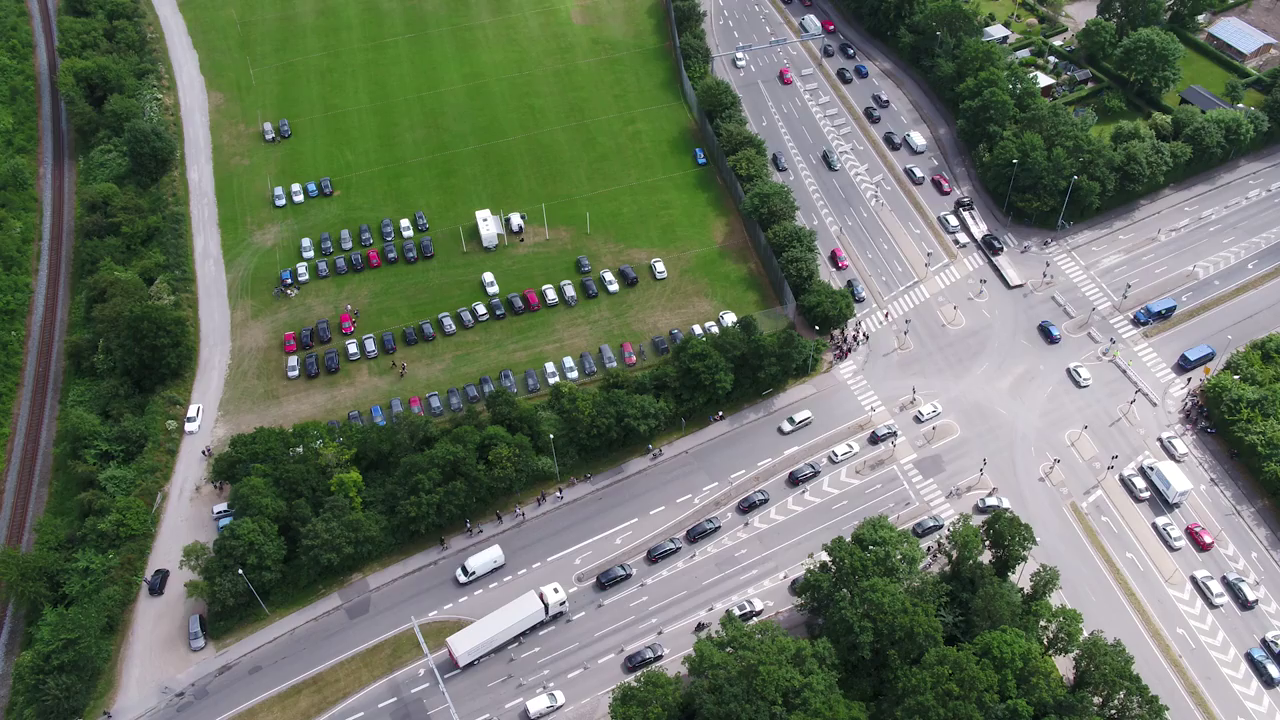
#> input picture BeforeTrans.png, 1280 x 720 px, given in place of intersection.mp4, which was not available
$ jupyter execute --allow-errors opticalFlow_tgj.ipynb   (older library calls are emulated)
#> lines starting #> are read from the running program, lines starting #| are printed output that depends on the picture; pictures that were not available may be replaced by others from this repository, and a replacement may not be noted
### VideoTracker.py
import cv2
import math
import numpy as np
from numpy import matlib
from threading import Thread
from Kalman import Kalman
import sys


class VideoTracker:
    """Class with different functions for tracking objects in videos"""

    def __init__(self, video_path):
        self.videoPath = video_path
        self.video = cv2.VideoCapture(video_path)

        self.clicked = False
        self.blur = 9
        self.kernelSize = 3
        self.it0 = 1
        self.it1 = 5
        self.it2 = 0

        self.tracker_array = []
        self.trackedPoints = []

    # Function that is called whenever the mouse is clicked. Remember to set callback.
    # [12 lines left out: functions on_mouse, rotateImage, not called in this run]

    # Click on four points in a square to make a transformation.
    def click_to_make_transformation(self, window_name, frame_number=0):
        self.video.set(cv2.CAP_PROP_POS_FRAMES, frame_number)

        ret, image = self.video.read()
        cv2.namedWindow(window_name, cv2.WINDOW_NORMAL)
        cv2.setMouseCallback(window_name, self.on_mouse)
        cv2.imshow(window_name, image)
        cv2.waitKey(200)

        counter = 0
        number_of_points = 4
        pts_src = np.empty(shape=[0, 2], dtype=np.int32)
        while counter < number_of_points:
            cv2.waitKey(100)
            if self.clicked:
                pts_src = np.append(pts_src, [[self.mouseX, self.mouseY]], axis=0)
                self.clicked = False
                counter += 1

        edge = 100
        shape = image.shape
        x = shape[1]
        y = shape[0]
        pts_dst = np.array(
            [[0 + edge, 0 + edge], [x - edge, 0 + edge], [x - edge, y - edge], [0 + edge, y - edge]])

        self.h, status = cv2.findHomography(pts_src, pts_dst)

        self.size = (x, y)

    # [6 lines left out: function make_predefined_transformation, not called in this run]

        # [7 lines of commented-out code are left out]

    def nothing(x, y):
        pass

    # Manipulate the parameters using trackbars
    # [49 lines left out: function trackbars, not called in this run]

    # Start thread with trackbars
    def display_trackbars(self, window_name):
        thread = Thread(target=self.trackbars, args=(window_name,))
        thread.start()

    def create_background_subtractor(self, frames, threshold):
        self.backgroundSubtractor = cv2.createBackgroundSubtractorMOG2(frames, threshold, True)

    # Maybe transform after background sub?
    # [144 lines left out: functions subtract_background, run_background_subtractor, to_array_for_optical_flow, blob_detection, draw_blob_detection, run_background_and_blobs and 1 more, not called in this run]

    # Calculate distance between two points.
    def distance_to_point(self, point1, point2):
        return math.sqrt((point1[0]-point2[0])**2 + (point1[1]-point2[1])**2)

    # Check if a point close to 'point' is already being tracked.
    # [370 lines left out: functions is_point_being_tracked, run_tracker, increment_trackers, find_new_trackpoints, create_bbox_with_stats, run_optical_flow and 4 more, not called in this run]

### opticalFlow_tgj.ipynb
[cell 1]
import numpy as np
import cv2
cap = cv2.VideoCapture('intersection.mp4')
# params for ShiTomasi corner detection
feature_params = dict( maxCorners = 100,
                       qualityLevel = 0.3,
                       minDistance = 7,
                       blockSize = 7 )
# Parameters for lucas kanade optical flow
lk_params = dict( winSize  = (15,15),
                  maxLevel = 2,
                  criteria = (cv2.TERM_CRITERIA_EPS | cv2.TERM_CRITERIA_COUNT, 10, 0.03))
# Create some random colors
color = np.random.randint(0,255,(100,3))
# Take first frame and find corners in it
ret, old_frame = cap.read()
#> old_frame is the input picture: shape (720, 1280, 3); mean B, G, R 98.8, 115.6, 105.5
old_gray = cv2.cvtColor(old_frame, cv2.COLOR_BGR2GRAY)
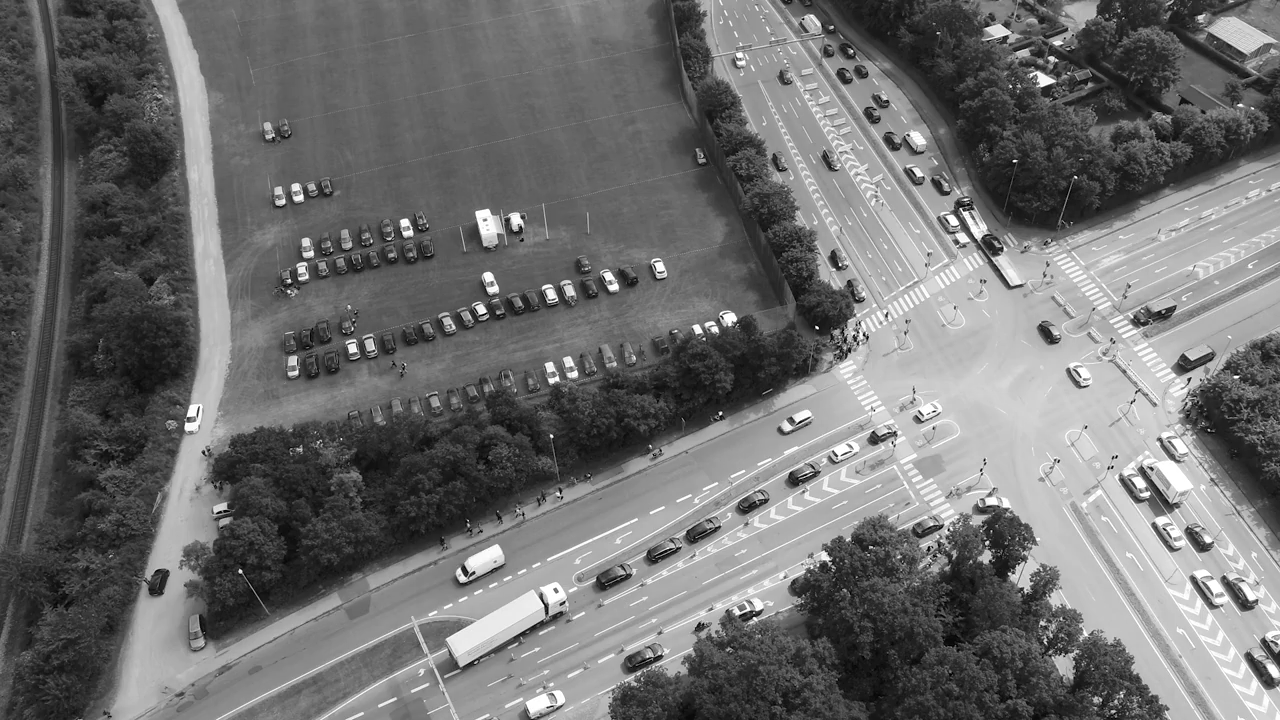
#> old_gray: shape (720, 1280); min 0, max 255, mean 110.7
p0 = cv2.goodFeaturesToTrack(old_gray, mask = None, **feature_params)
#> p0 = 100 rows, first 8: [722, 315], [555, 297], [653, 263], [839, 456], [486, 310], [816, 328], [720, 414], [962, 209]

# Create a mask image for drawing purposes
mask = np.zeros_like(old_frame)

#Counter used to trigger new points to track
n=0


while(1):
    n +=1
    ret,frame = cap.read()
    frame_gray = cv2.cvtColor(frame, cv2.COLOR_BGR2GRAY)
    #frame_gray = fgmask
    # calculate optical flow
    p1, st, err = cv2.calcOpticalFlowPyrLK(old_gray, frame_gray, p0, None, **lk_params)
#> p1 has the same summary as p0; st = 100 values from 1 to 1; err = 100 values from 0 to 0
    # Select good points
    good_new = p1[st==1]
#> good_new = 100 pairs, first value 187 to 1189, second value 50 to 699
    good_old = p0[st==1]
#> good_old has the same summary as good_new
    # draw the tracks
    for i,(new,old) in enumerate(zip(good_new,good_old)):
        a,b = new.ravel()
        c,d = old.ravel()
        mask = cv2.line(mask, (a,b),(c,d), color[i].tolist(), 2)
        frame = cv2.circle(frame,(a,b),5,color[i].tolist(),-1)
#> this loop made 100 passes
#> (a, b, c, d) on passes 1 to 12: (722, 315, 722, 315), (555, 297, 555, 297), (653, 263, 653, 263), (839, 456, 839, 456), (486, 310, 486, 310), (816, 328, 816, 328), (720, 414, 720, 414), (962, 209, 962, 209), (795, 421, 795, 421), (829, 561, 829, 561), (559, 495, 559, 495), (240, 571, 240, 571)
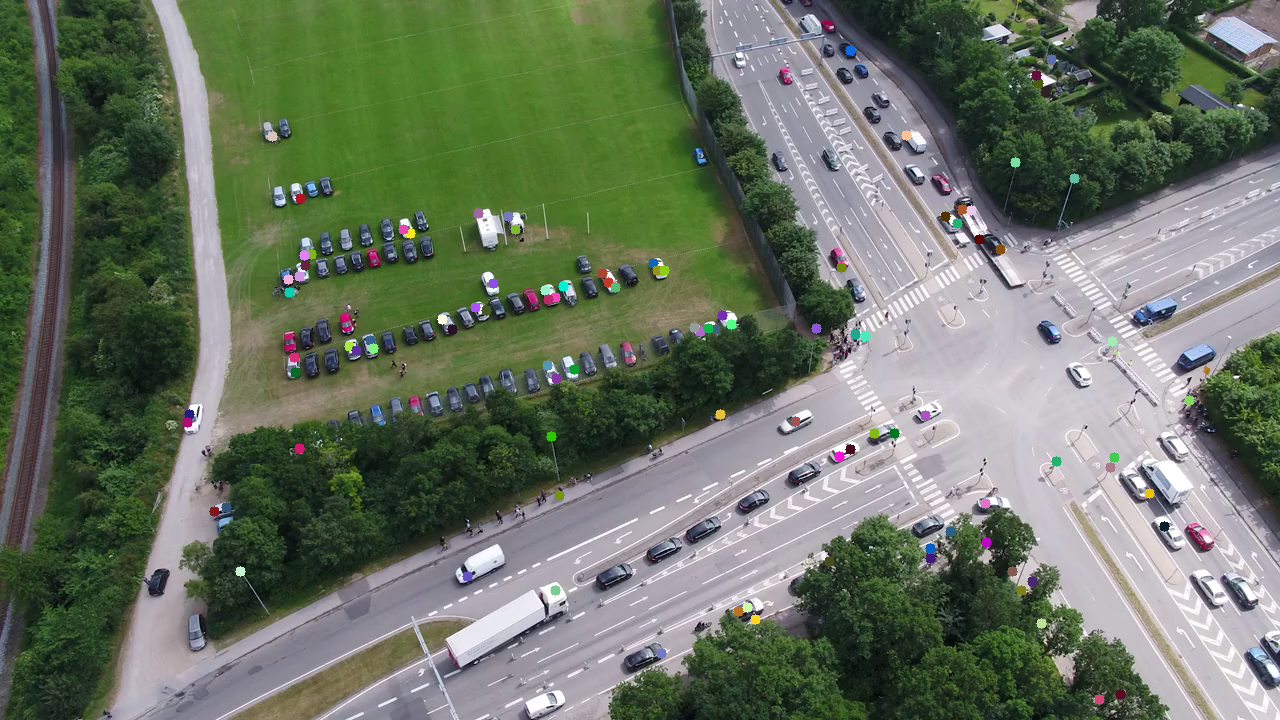
#> frame: shape (720, 1280, 3); mean B, G, R 98.5, 115.5, 105.4
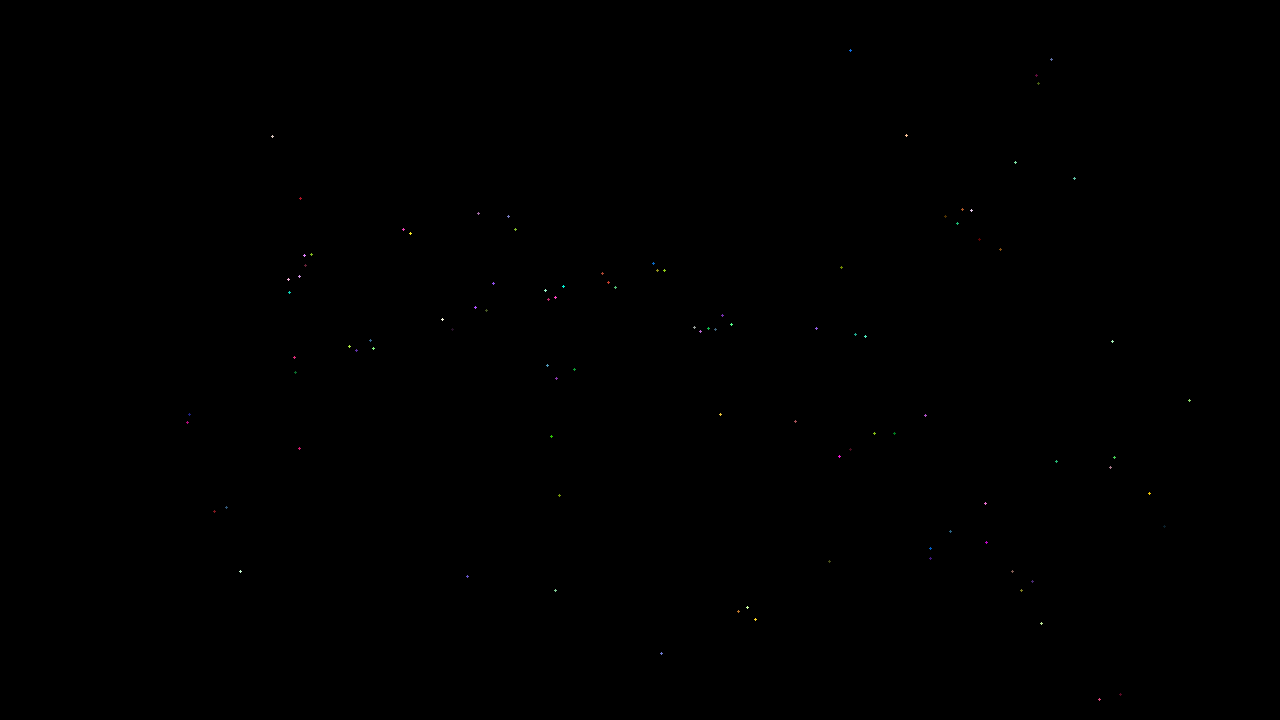
#> mask: shape (720, 1280, 3); mean of channels 0, 1, 2 0.1, 0.1, 0.1; drawn as B, G, R
    img = cv2.add(frame,mask)
    cv2.imshow('frame',img)
    k = cv2.waitKey(30) & 0xff
#> (key Esc is pressed here)
    if k == 27:
        break
    # Now update the previous frame and previous points
    old_gray = frame_gray.copy()
    p0 = good_new.reshape(-1,1,2)
    if n == 100:
        p0=cv2.goodFeaturesToTrack(old_gray, mask = None, **feature_params)
        n = 0
cv2.destroyAllWindows()
cap.release()

#> (a cell that did not finish here is left out)

[cell 3]
import numpy as np
import cv2
cap = cv2.VideoCapture('intersection.mp4')
# params for ShiTomasi corner detection
lk_params = dict( winSize  = (15,15),
                  maxLevel = 2,
                  criteria = (cv2.TERM_CRITERIA_EPS | cv2.TERM_CRITERIA_COUNT, 10, 0.03))
ret, old_frame = cap.read()
old_gray = cv2.cvtColor(old_frame, cv2.COLOR_BGR2GRAY)
color =(150,100,3)
mask = np.zeros_like(old_frame)
cap.release()
_number_of_frames = 0

# [20 lines left out: function opticalFlowTracking, not called in this run]

[cell 4]
from VideoTracker import VideoTracker
from threading import Thread
vt = VideoTracker('intersection.mp4')


vt.create_background_subtractor(50, 16)
vt.click_to_make_transformation('Display', 0)
